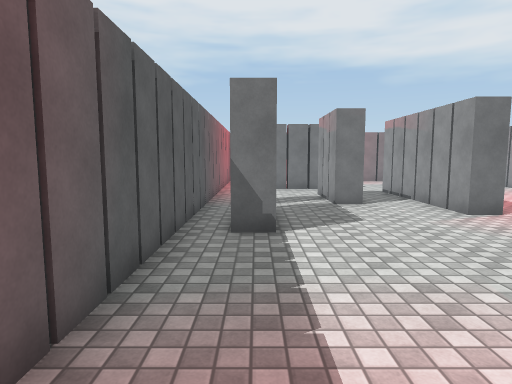
[1] (above)

16 first-person views from a walk through a Unity game level. The camera is 1.5 m above the floor, tilts 6° down and sees 75° across. The floor is counted in squares, 1 m on a side. Each view is taken from the middle of a square. On the plan, view 1 faces up. The plan holds only what a view shows up to about 15 squares ahead; the rest is blank. Surface patterns are stand-ins for the level's own textures.

[2]
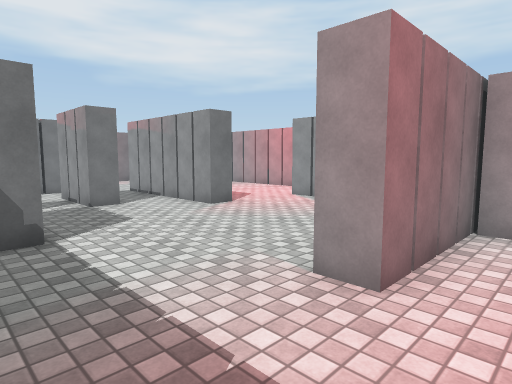

[3]
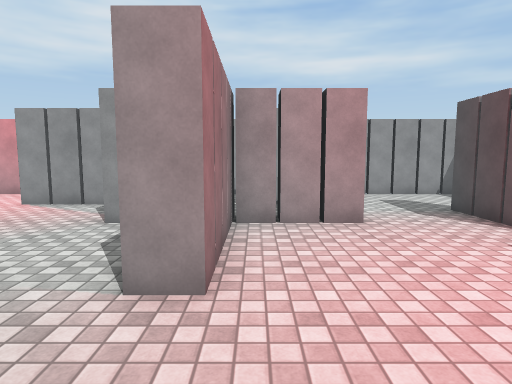

[4]
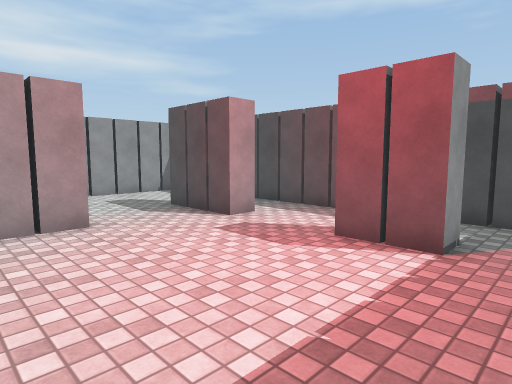

[5]
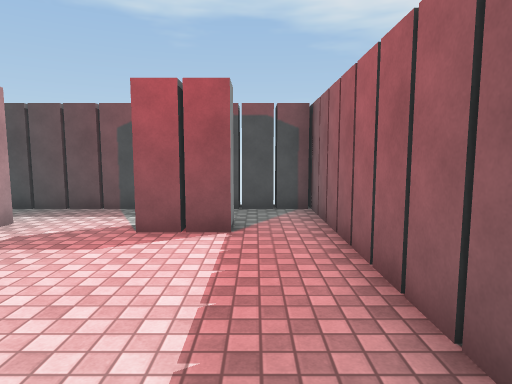

[6]
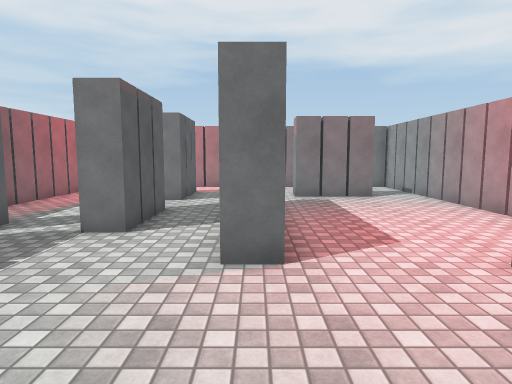

[7]
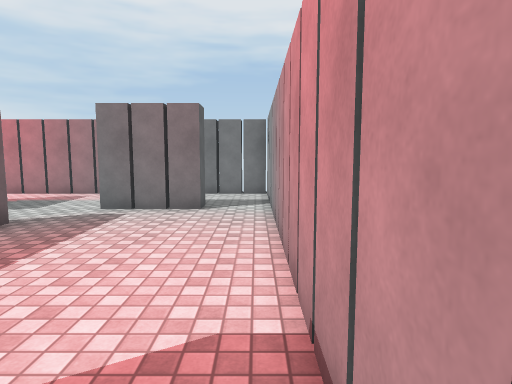

[8]
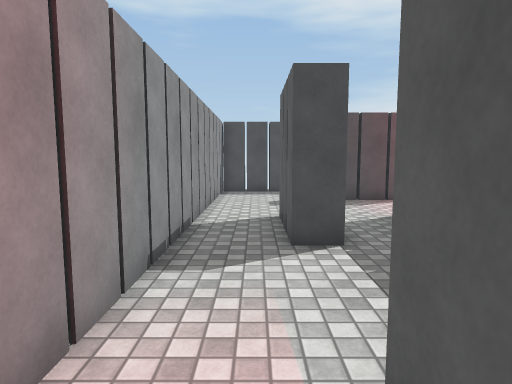

[9]
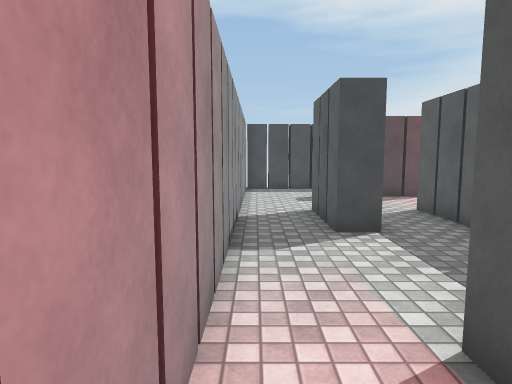

[10]
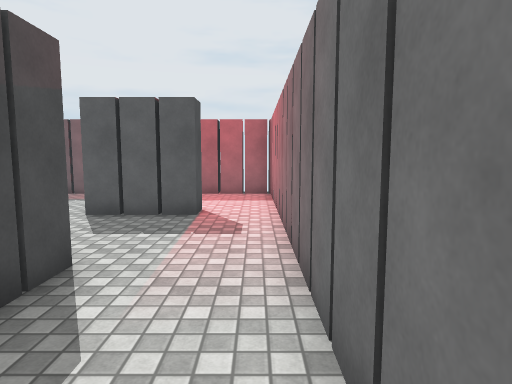

[11]
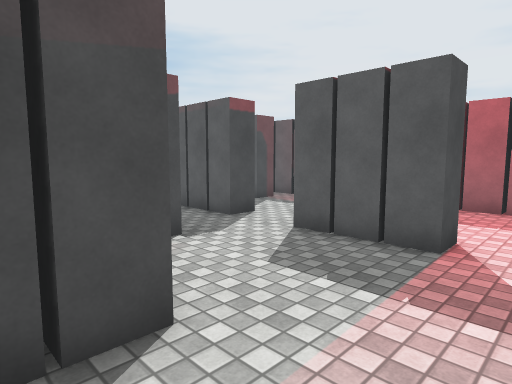

[12]
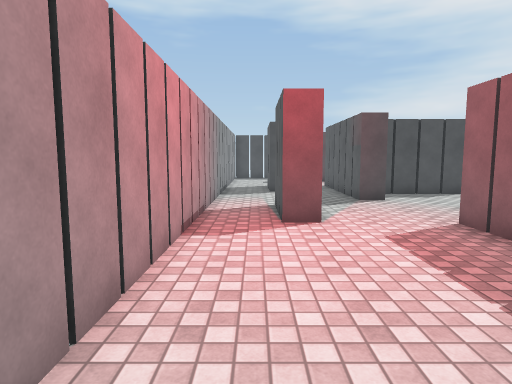

[13]
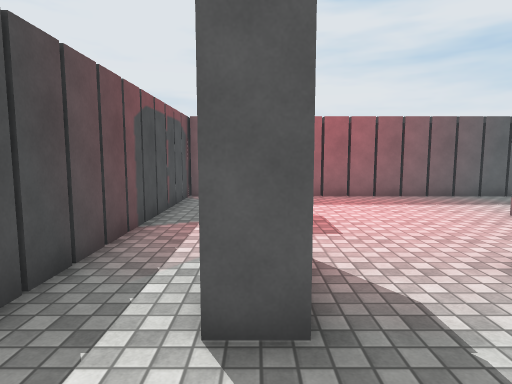

[14]
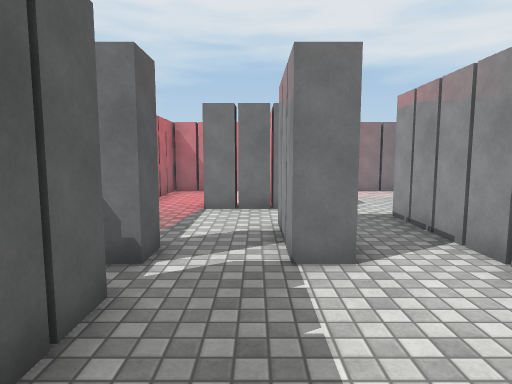

[15]
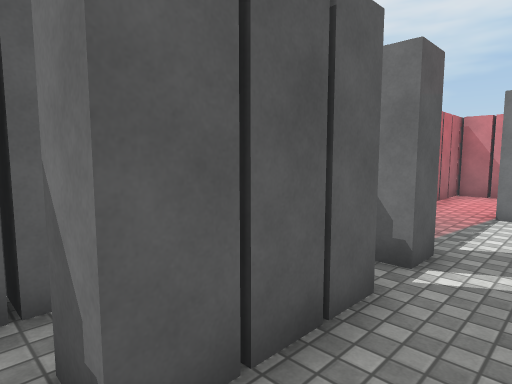

[16]
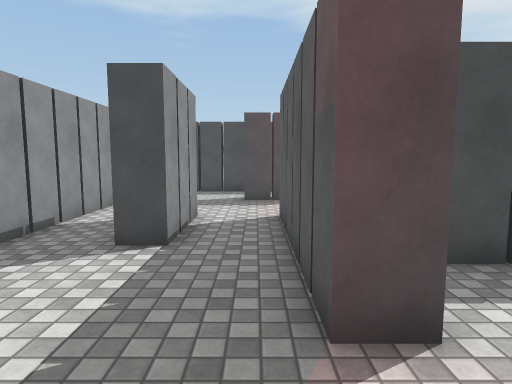

### Floor plan
Ten units are one square. View 1 is at (0, 0); x grows to the right and y downward. Boxes are objects, and circles mark ways between rooms. Rooms are numbered by the first view taken in them; rooms with no view inside come last. Other rooms are left out.
<svg viewBox="-26 -216 155 303">
<path fill="none" stroke="#000" d="M65 -40 65 -45 74 -45M71 -15 25 -15 25 -25 58 -25M95 -58 95 -85 104 -85 104 -55M65 15 65 -16M124 -44 124 -176M64 -101 64 -85 55 -85 55 -95M34 -105 25 -105M-16 -65 -16 55M55 55 55 46 84 46 84 55M4 -95 4 -66 -5 -66M15 51 15 45M5 55 5 46 25 46M4 75 124 75 124 25M94 -170 94 -165M104 -175 104 -165 75 -165M75 -165 75 -175 89 -175M85 -165 85 -171M30 -175 35 -175M24 -185 34 -185 34 -155 24 -155M25 -135 34 -135 34 -105M124 -176 124 -206 24 -206M55 -95 55 -145M95 15 95 -15 104 -15 104 15M74 -45 74 15M124 25 124 -44M-5 -115 4 -115 4 -105 -1 -105M25 -105 25 -135M-16 -154 -16 -65M24 -155 5 -155M25 -161 25 -179M-16 -211 -16 -154M24 -206 -16 -206M-16 55 -16 82M-21 75 4 75"/>
<circle cx="115" cy="-170" r="3" fill="#2a7"/>
<circle cx="45" cy="-95" r="3" fill="#2a7"/>
<circle cx="70" cy="-155" r="3" fill="#2a7"/>
<circle cx="100" cy="-45" r="3" fill="#2a7"/>
<circle cx="100" cy="12" r="3" fill="#2a7"/>
<circle cx="7" cy="-83" r="3" fill="#2a7"/>
<circle cx="-5" cy="50" r="3" fill="#2a7"/>
<circle cx="15" cy="65" r="3" fill="#2a7"/>
<circle cx="30" cy="-145" r="3" fill="#2a7"/>
<circle cx="30" cy="-195" r="3" fill="#2a7"/>
<circle cx="-5" cy="-160" r="3" fill="#2a7"/>
<text x="60" y="-30">1</text>
<text x="60" y="-170">2</text>
<text x="100" y="-20">3</text>
<text x="0" y="-120">4</text>
<text x="0" y="-180">5</text>
<text x="-10" y="60">6</text>
</svg>
Room 1 opens to room 2. Room 1 opens to room 3. Room 1 opens to room 4. Room 1 opens to room 6. Room 2 opens to room 4. Room 2 opens to room 5. Room 4 opens to room 5.

Where each view was taken, in squares from view 1:
view 1: 0 up, 0 right, facing up
view 2: 0 up, 1 left, facing up-right
view 3: 1 up, 1 left, facing right
view 4: 1 up, 1 left, facing down-right
view 5: 2 up, 0 right, facing down
view 6: 4 up, 6 right, facing up
view 7: 7 up, 12 right, facing up
view 8: 7 up, 11 right, facing down
view 9: 8 up, 12 right, facing down
view 10: 20 up, 12 right, facing left
view 11: 20 up, 9 right, facing down-left
view 12: 16 up, 11 right, facing down
view 13: 5 down, 11 right, facing left
view 14: 6 up, 2 right, facing up
view 15: 6 up, 2 right, facing up-left
view 16: 7 up, 8 right, facing down
